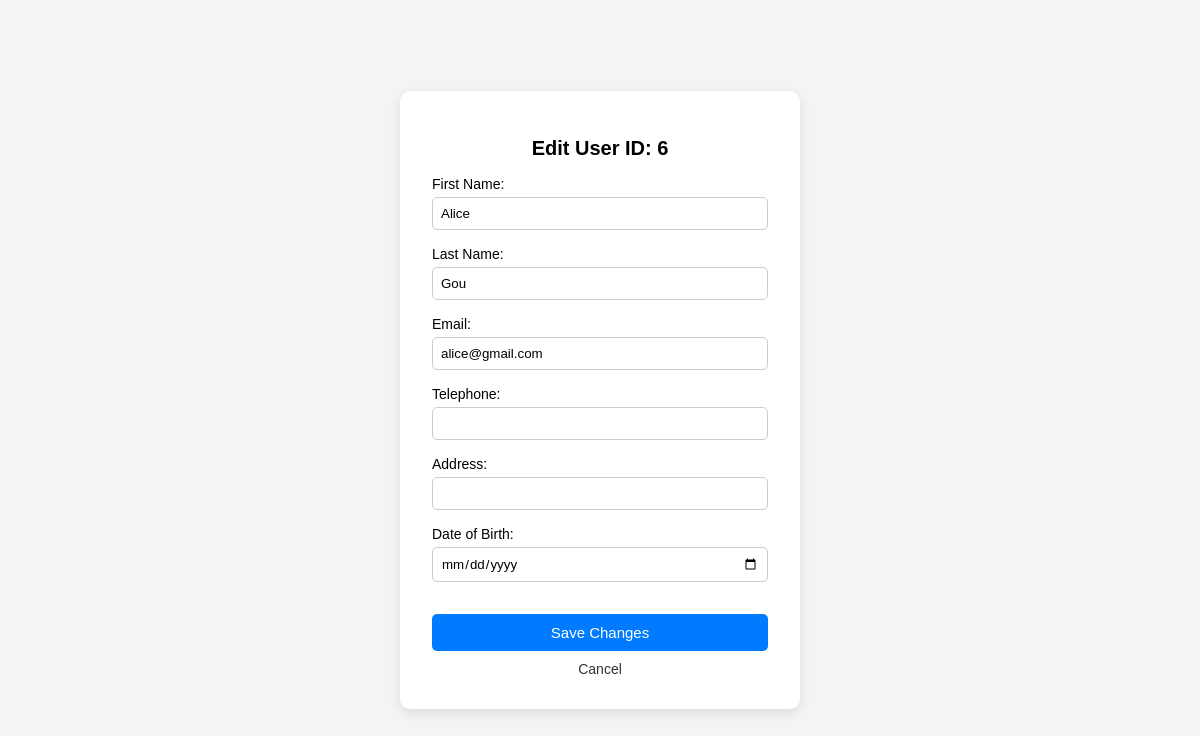
/edit_user.php?id=6 (signed in), run on the app's committed database.
### tables this page shows
CREATE TABLE `register` (
  `register_id` int(11) NOT NULL,
  `firstname` varchar(50) NOT NULL,
  `lastname` varchar(50) NOT NULL,
  `email` varchar(50) NOT NULL,
  `telephone` varchar(15) DEFAULT NULL,
  `address` text DEFAULT NULL,
  `dob` date DEFAULT NULL
);

### edit_user.php (the view, shortened to what this page needs)
<?php
include('database.php');
$edit_user_id = intval($_GET['id']);
$stmt = $conn->prepare("SELECT firstname, lastname, email, telephone, address, dob FROM register WHERE register_id = ?");
$stmt->bind_param("i", $edit_user_id);
$stmt->execute();
$result = $stmt->get_result();
$edit_user = $result->fetch_assoc();
?>
<!DOCTYPE html>
<html lang="en">
<head>
</head>
<body>
    <div class="form-container">
        <h1>Edit User ID: <?php echo $edit_user_id; ?></h1>
        <form method="post">
            <label>First Name:
                <input type="text" name="firstname" value="<?php echo htmlspecialchars($edit_user['firstname']); ?>" required>
            </label>
            <label>Last Name:
                <input type="text" name="lastname" value="<?php echo htmlspecialchars($edit_user['lastname']); ?>" required>
            </label>
            <label>Email:
                <input type="email" name="email" value="<?php echo htmlspecialchars($edit_user['email']); ?>" required>
            </label>
            <label>Telephone:
                <input type="text" name="telephone" value="<?php echo htmlspecialchars($edit_user['telephone']); ?>">
            </label>
            <label>Address:
                <input type="text" name="address" value="<?php echo htmlspecialchars($edit_user['address']); ?>">
            </label>
            <label>Date of Birth:
                <input type="date" name="dob" value="<?php echo htmlspecialchars($edit_user['dob']); ?>">
            </label>
            <button type="submit">Save Changes</button>
            <a href="account.php">Cancel</a>
        </form>
    </div>
</body>
</html>

### edit_user.php (style rules this page uses)
* { box-sizing: border-box; font-family: Arial, sans-serif; }
body { margin: 0; padding: 0; height: 100vh; display: flex; justify-content: center; align-items: center; background-color: #f4f4f4; }
.form-container { background-color: #fff; padding: 2rem; border-radius: 10px; box-shadow: 0 4px 12px rgba(0, 0, 0, 0.1); width: 100%; max-width: 400px; }
h1 { font-size: 20px; text-align: center; margin-bottom: 1rem; }
form label { display: block; margin-bottom: 1rem; font-size: 14px; }
input[type="text"], input[type="email"], input[type="date"] { width: 100%; padding: 8px; margin-top: 5px; border: 1px solid #ccc; border-radius: 5px; }
button { width: 100%; padding: 10px; margin-top: 1rem; background-color: #007BFF; color: white; border: none; border-radius: 5px; cursor: pointer; font-size: 15px; }
a { display: block; text-align: center; margin-top: 10px; color: #333; text-decoration: none; font-size: 14px; }

### data on the page
register: firstname "Alice", lastname "Gou", email "alice@gmail.com"

### other printed values
$edit_user_id "6"
